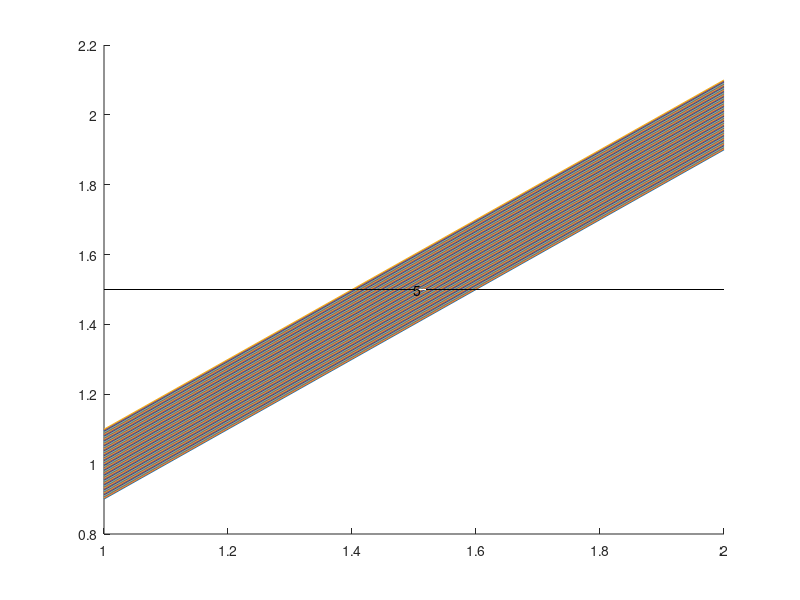

Write the MATLAB code that produced this figure.
% playground for testing code
close all;
clearvars;
rgb     = .9 * ones(1,3);

figure(); 
hold on;
xvec    = [1 2];
yvec    = [1 2];
for j=-.1:.002:.1
    plot(xvec,yvec+j);
end
plot([1 2],[1.5 1.5],'k-')

% annotation('rectangle',[0 0 1 1],'Color',rgb,'FaceColor',rgb,'FaceAlpha',0.5);
text(1.5,1.5,'    ','Margin',0.1,'BackgroundColor',ones(1,3),'FontSize',10);
text(1.5,1.5,num2str(5),'Margin',0.1,'FontSize',10);



















